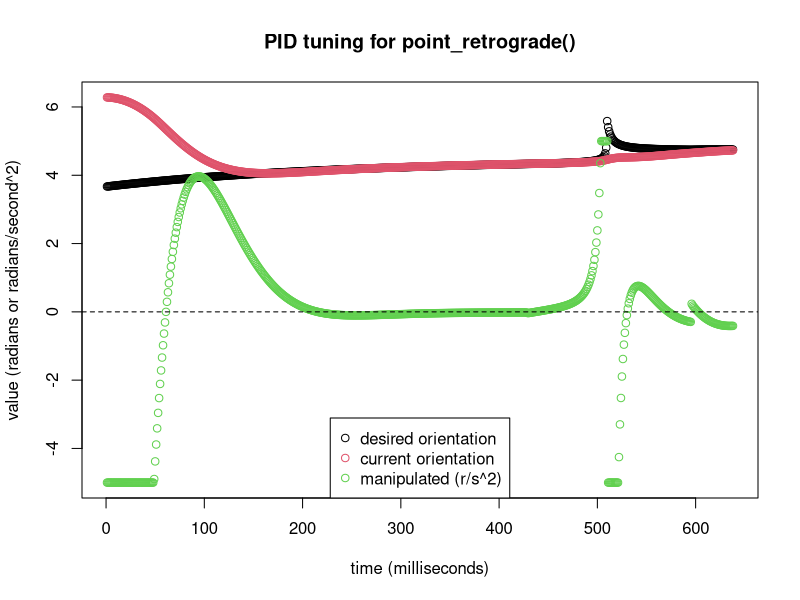

This chart was generated by the following R code:
data = read.csv("pid.csv")

pdf(file="tune_pid.pdf")
matplot(data,
        main="PID tuning for point_retrograde()",
        ylab="value (radians or radians/second^2)",
        xlab="time (milliseconds)",
        pch=1)
abline(h=0, lty=2)
legend("bottom",
       c('desired orientation',
         'current orientation',
         'manipulated (r/s^2)'),
       col=1:3,
       pch=1)

dev.off()
